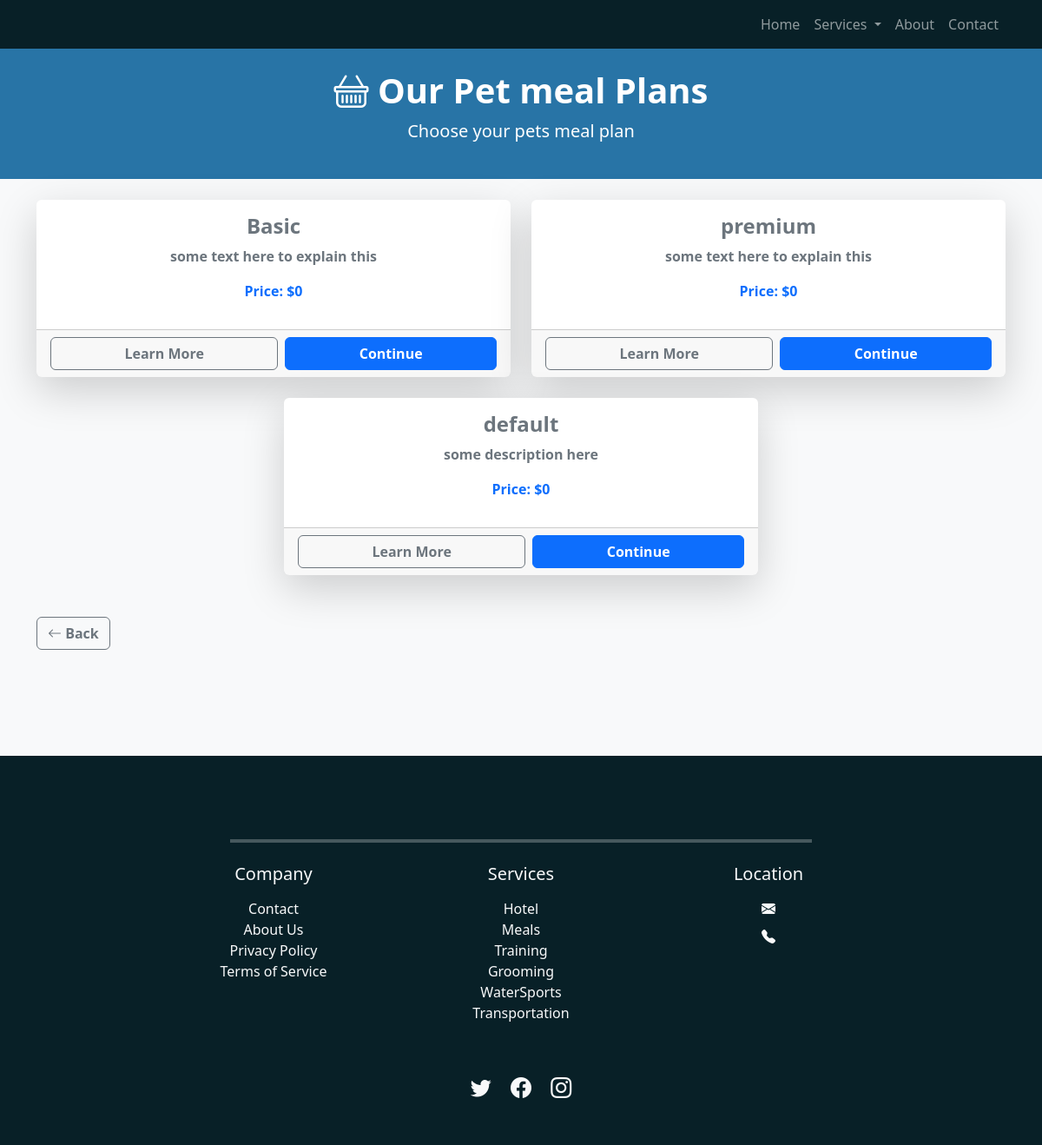
Screenshot of /booking/select-meals with the database file from the repository.
### meals/models.py (models this page shows, shortened)
class Service(models.Model):
    title = models.CharField(max_length=255)
    description = models.TextField()
    class Meta:
        verbose_name = "Services"
        verbose_name_plural = "Services"

### booking/views.py (the view, shortened to what this page needs)
# urls.py: path('booking/select-meals', SelectMealsView.as_view(), name='select_meals'),
class SelectMealsView(TemplateView):
    template_name = "select_meal.html"
    def get_context_data(self, **kwargs):
        context = super().get_context_data(**kwargs)
        meal_services = MealService.objects.all()
        pet_details = self.request.session.get("pet_details", [])
        context["meal_services"] = meal_services
        for service in meal_services:
            total_price = 0
            for pet in pet_details:
                price_obj = MealAnimalSize.objects.filter(
                    animal=pet['type'], size=pet['size'], service=service
                ).first()
                if price_obj:
                    total_price += price_obj.price
            service.total_price = total_price
        return context

### booking/templates/select_meal.html (shortened to what this page needs)
{% extends "base.html" %}
    {% block extra_head %}
    {% load static %}
    <link rel="stylesheet" type="text/css" href="{% static 'home.css' %}">
    <link rel="stylesheet" type="text/css" href="{% static 'base.css' %}">
    <link href="https://cdn.jsdelivr.net/npm/bootstrap@5.3.2/dist/css/bootstrap.min.css" rel="stylesheet">
    <link rel="stylesheet" href="https://cdn.jsdelivr.net/npm/bootstrap-icons/font/bootstrap-icons.css">
    {% endblock %}
{% block content %}
<body class="bg-light">
<header class="text-white text-center py-4" style="background-color: #2874a6">
    <h1 class="fw-bold"><i class="bi bi-basket"></i> Our Pet meal Plans</h1>
    <p class="lead">Choose your pets meal plan</p>
</header>
<div class="container mt-4" style="height: 80vh;">
    <form method="POST">
        <div class="row justify-content-center">
            {% for service in meal_services %}
            <div class="col-md-6 mb-4">
                <div class="card shadow-lg border-0">
                    <div class="card-body">
                        <h4 class="text-center text-secondary fw-bold">{{ service.title }}</h4>
                        <p class="text-center text-secondary fw-bold">{{ service.description }}</p>
                        <p class="text-center text-primary fw-bold">Price: ${{ service.total_price }}</p>
                    </div>
                    <div class="card-footer d-flex gap-2">
                        <button type="submit" value="{{ service.title }}"
                                class="btn btn-outline-secondary flex-grow-1 fw-bold">Learn More
                        </button>
                        <button type="submit" name="meal_service" value="{{ service.title }}" class="btn btn-primary flex-grow-1 fw-bold">
                            Continue
                        </button>
                    </div>
                </div>
            </div>
            {% if forloop.counter|divisibleby:2 %}
            </div>
            <div class="row justify-content-center">
            {% endif %}
            {% endfor %}
        </div>
        <div class="d-flex justify-content-between mt-4">
            <button type="submit" name="go_back" class="btn btn-outline-secondary fw-bold">
                <i class="bi bi-arrow-left"></i> Back
            </button>
        </div>
    </form>
</div>
</body>
{% endblock %}

### rows the page displays
Service: title "Basic", description "some text here to explain this", total_price "0"
Service: title "premium", description "some text here to explain this", total_price "0"
Service: title "default", description "some description here", total_price "0"
